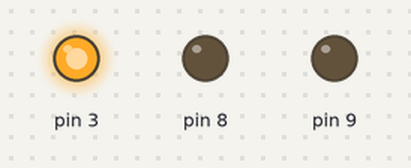
A sketch run on a simulated Arduino Uno, built with avr-gcc and run on an emulated ATmega328P. On the bench: output pins drawn as LEDs (lit = HIGH). What the sketch prints to the serial monitor is not drawn.

Above: at 0.1 s.
Timing chart, 0 to 1.6 s (numbered marks = the images above):
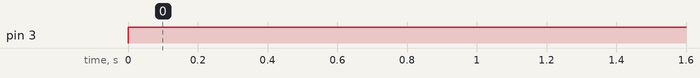

The sketch:

TLD7002_16SWexample80_gateway_new.ino
```cpp
// (licence header left out)
/*******************************************************************************
 * Include header files
 ******************************************************************************/
#include "TLD7002_FuncLayer.h"
#include "TLD7002_16SWexample80_gateway_new.h"

/*******************************************************************************
**                      Global Variable Definitions                           **
*******************************************************************************/

/* HSLI network instance, needed by the device drivers to know to which physical bus are the HSLI messages are for.*/
TLD7002_NetworkInstance_t gHSLInetwork =
{
  0,                      /* reset master rolling counter */
  { 0 },                  /* reset the slave rolling counters */
  sendMCLDMessage,        /* microcontroller specific writing UART over CAN function */
  readReceivedMCLDAnswer, /* microcontroller specific reading UART over CAN function */
  emptyingReceiveBuffer,  /* microcontroller specific emptying the UART receive buffer function */
  generateStartSyncBreak, /* microcontroller specific function to start sync break generation */
  generateStopSyncBreak,  /* microcontroller specific function to stop sync break generation */
};

extern char gBuffPrint[]; /* buffer for Debug prints */

/* HSLI Buffer needed by the TLD7002-16 device driver to transmit UART HSLI frames, or by the application to retrieve HSLI data */
extern uint8 gBuffTxRx [sizeof (TLD7002_READ_OST_FRAME_t)+5];

static TLD7002_FunctionsDiag_t functionsDiag = { 0u };    /* variables used to collect and analyze (masking) the light function diagnostics */
static TLD7002_FunctionsDc_t functionsDC = { 0u };        /* variables used to prepare the duty cycle of the light Functions before sending to the devices */
static TLD7002_SensorValues_t sensorsValues = { 0u };     /* storing sensors values */
static uint16_t state = 0;                                /* state for the light scenario changing */
static bool initSucces = FALSE;
static uint16_t err=0;
static uint16_t wipeIndex = 0;

/*******************************************************************************
//            light system / light function definitions
*******************************************************************************/
/* lightSystem instance : light system groups all the light functions associated to the same HSLI bus */
lightSystem_s gSys = {
  .mcldNet        = &gHSLInetwork,                 /* Pointer to the HSLI network structure instance */
  .addressList    = {DEVICE_ADDR_4, DEVICE_ADDR_5},/* List of addresses of the devices connected to the HSLI network */
  .addressCount   = NUM_OF_DEVICES                 /* NOTE: NUM_OF_DEVICES define in TLD7002_FuncLayer.h has to be changed in case of system with different number of devices */
};

/* lightFunctions, are a grouping of different pixels on the same HSLI network.
 * define here each pixel of the light function. PIX = (device address, channel) */

/* Low Beam light function PWM and diagnostic are in the same output*/
lightFunc_s gLBfunc = {
   .system         = &gSys,              /* pointer to the lightSystem where the light function belongs */
   .numOfPixels    = LB_PX_COUNT,        /* number of pixel on this funciton */
   .pixelList      = {{DEVICE_ADDR_4 , 7}}/* PIX0 : device address, channel. this pixel is used to control LB gateway with TLD5191, for both PWM and diagnosis*/
};

/* High Beam light function PWM and diagnostic are in 2 different pixels*/
#define HB_DIAG_PIX 1 /* NB pixel start counting from PIX0 , the PIX 1 is the second in the array */
lightFunc_s gHBfunc = {
   .system         = &gSys,                 /* pointer to the lightSystem where the light function belongs */
   .numOfPixels    = HB_PX_COUNT,           /* number of pixel on this funciton */
   .pixelList      = {{DEVICE_ADDR_4 , 9},  /* PIX0 HIgh Beam enable, keep to 100% , duty is same of LB*/
                      {DEVICE_ADDR_4 , 10}} /* PIX1 HIgh Beam enable, keep to 100% , duty is same of LB*/
};

/* DRL lightFunction  define here each pixel of the light function (device address, channel) */
lightFunc_s gDRLfunc = {
  .system         = &gSys,                  /* pointer to the lightSystem where the light function belongs */
  .numOfPixels    = DRL_PX_COUNT,
  .pixelList      = { {DEVICE_ADDR_4 , 12}} /* PIX0 : (device address, channel). this pixel is used to control DRL gateway with TLD6098 on the TLD7002-16GWAY_DEMO_P02S02, for both PWM and diagnosis */
};

/* TURN lightFunction  define here each pixel of the light function (device address, channel) */
lightFunc_s gTurnFunc = {
  .system         = &gSys,                /* pointer to the lightSystem where the light function belongs */
  .numOfPixels    = TURN_PX_COUNT,
  .pixelList      = { {DEVICE_ADDR_5 , 0},/* PIX0 : device address, channel) */
                      {DEVICE_ADDR_5 , 1},/* PIX1 : device address, channel) */
                      {DEVICE_ADDR_5 , 2},/* PIX2 : device address, channel) */
                      {DEVICE_ADDR_5 , 3},
                      {DEVICE_ADDR_5 , 4},
                      {DEVICE_ADDR_5 , 5},
                      {DEVICE_ADDR_5 , 6},
                      {DEVICE_ADDR_5 , 7},
                      {DEVICE_ADDR_5 , 8},
                      {DEVICE_ADDR_5 , 9},
                      {DEVICE_ADDR_5 , 10},
                      {DEVICE_ADDR_5 , 11},
                      {DEVICE_ADDR_5 , 12},
                      {DEVICE_ADDR_5 , 13},
                      {DEVICE_ADDR_5 , 14},
                      {DEVICE_ADDR_5 , 15}}
};

/* BASIC+ lightFunction  define here each pixel of the light function (device address, channel) */
#define BASIC_DIAG_PIX 3 /* NB pixel start counting from PIX0 , the PIX3 is the fourth */
lightFunc_s gBASIC2func = {
  .system         = &gSys,                  /* pointer to the lightSystem where the light function belongs */
  .numOfPixels    = BASIC2_PX_COUNT,
  .pixelList      = { {DEVICE_ADDR_4 , 1}, /* PIX0 : device address, channel :only PWM is present, no Diagnostic*/
                      {DEVICE_ADDR_4 , 2}, /* PIX1 : device address, channel :only PWM is present, no Diagnostic*/
                      {DEVICE_ADDR_4 , 3}, /* PIX2 : device address, channel :only PWM is present, no Diagnostic*/
                      {DEVICE_ADDR_4 , 4}} /* PIX3:  here is connected the diagnostic ERRN , producing an OL in case a fault is happening on the Basic + */
};


/* BASIC+ lightFunction  define here each pixel of the light function (device address, channel) */
lightFunc_s gBASIC1func = {
  .system         = &gSys,                  /* pointer to the lightSystem where the light function belongs */
  .numOfPixels    = BASIC1_PX_COUNT,
  .pixelList      = { {DEVICE_ADDR_4 , 0}}/* PIX0 : device address, channel */
};


/* VinSwitch Function, that is used to enable the power supply ot external LED drivers on the gateway app.
   define here each pixel of the light function (device address, channel) */
#define O11A_SW_VIN 11
lightFunc_s gVINswitchFunc = {
  .system         = &gSys,                // pointer to the lightSystem where the light function belongs
  .numOfPixels    = VIN_SW_PX_COUNT,
  .pixelList      = { {DEVICE_ADDR_4 , O11A_SW_VIN}/* PIX0 : device address, channel */
                     }
};
#define O5A_SET1_H 5
#define O6A_SET2_H 6
/* H Bridge DCDC set current Function, on TLD7002-16GWAY_DEMO_S02_P02 if out5 & out6 are set to 0% the output current is 1A
   define here each pixel of the light function (device address, channel) */
lightFunc_s gHsetFunc = {
  .system         = &gSys,                        // pointer to the lightSystem where the light function belongs
  .numOfPixels    = VIN_SW_PX_COUNT,
  .pixelList      = { {DEVICE_ADDR_4 , O5A_SET1_H},/* PIX0 :Out5@100%=>0,375mA if Pix2 is 0% */
                      {DEVICE_ADDR_4 , O6A_SET2_H} /* PIX1 :Out6@100%=>0,72A if pix1 is 0%  */
                      }
};
/* Boost TLD6098 DCDC set current Function, on TLD7002-16GWAY_DEMO_S02_P02 if out14 & out15 are set to 0% the output current is 1A
   define here each pixel of the light function (device address, channel) */
#define O14A_DRL_SET 14
#define O15A_DRL_SET 15
lightFunc_s gBsetFunc = {
  .system         = &gSys,                        // pointer to the lightSystem where the light function belongs
  .numOfPixels    = VIN_SW_PX_COUNT,
  .pixelList      = { {DEVICE_ADDR_4 , O14A_DRL_SET},/* PIX0 : Out14@100%=>0,26A if pix2 is 0%  */
                      {DEVICE_ADDR_4 , O15A_DRL_SET} /* PIX1 : Out15@100%=>0,66A if pix1 is 0% */
                      }
};

/*******************************************************************************
**                      Function Prototypes                                 **
*******************************************************************************/
void printDiag(const char* diagText,uint16 diag );
boolean trueEvery1s();
boolean trueEvery10ms();
boolean trueEvery50ms();

/*******************************************************************************
**                      Global Function Definitions                           **
*******************************************************************************/

/**
 * @brief Arduino setup function, called only once at startup, typically hardware modules init are performed here
 */
void setup(void)
 {
   Serial.begin(9600);
   while (!Serial && (millis() < 5000)); // wait up to 5 seconds to have the debug serial ready (important for Arduino R4)

   /* pin definition is in "TLD7002_HAL.h" file, the Hardware abstraction layer for the TLD7002-16 device drivers */
   /* set Arduino pins directions */
   pinMode(PIN_GPIN0A,   OUTPUT);
   pinMode(PIN_GPIN0B,   OUTPUT);
}

/**
 * @brief Arduino main loop function called repeatedly
 */
void loop(void)
{

  /************   initializations: drivers and devices     ****************/
  /* initialize TLD7002-16 Device Drivers (but not the TLD7002-16 device itself) */
  TLD7002_initDrivers(&gHSLInetwork);
  printHAL("-Gateway Examples V1.47-\r\n");

  /* Initialize the lightSystem structs and the TLD7002-16 devices in the light system */
  initSucces = TLD7002_initLightSystem(&gSys);
  if (initSucces == true)
    printf("init OK\n");
  else
    printHAL("** init ERR\n");

  /* Gateway Hardware configuration: enable VIN switch mosfet to power "external LED drivers" and prepare SET analog dimming on DCDC*/
  TLD7002_setLocalDutyLightFunc(&gVINswitchFunc, DUTY_FULL_ON);/* enable VIN switch moseft */
  TLD7002_setLocalDutyPixel(&gHsetFunc, 0, DUTY_FULL_ON);      /* low HBridge current, see TLD7002-16GWAY schematic*/
  TLD7002_setLocalDutyPixel(&gBsetFunc, 0, DUTY_FULL_ON);      /* low TLD6098 boost DCDC current, see TLD7002-16GWAY schematic*/
  TLD7002_txDutyLightSystem(&gSys, gBuffTxRx); /* Transmit the duty cycles to all the TLD7002-16 channels in the lightSystem  */

  /* loop */
  while (1)
  {
    /********** periodic light system update , every 10ms  ****************/
    if (trueEvery10ms() == TRUE)
    {
      /* HSLI bus interactions: send duty cycles and retrieve diagnostic on the HSLI bus to all devices in the system  */
      TLD7002_txDutyLightSystem(&gSys, gBuffTxRx); /* Transmit the duty cycles to all the TLD7002-16 channels in the lightSystem  */
      delay_uS(INTERFR_DLY_MIN_ARDUINO );                    /* wait for interframe delay before HSLI command */
      TLD7002_rxDiagLightSystem(&gSys, gBuffTxRx); /* Receive all the lightSystem channels diagnostic and fill local lightSystem matrix with the RX values  */

      /* Local variables interactions: analyze and print LightFuncs cumulative (all pixels of that funciton) diagnosis flags  */
      functionsDiag.LBdiag    = TLD7002_getLocalDiagLightFunc(&gLBfunc);  /* retrieve diag from local matrix, filled earlier by TLD7002_rxDiagLightSys */
      functionsDiag.turnDiag  = TLD7002_getLocalDiagLightFunc(&gTurnFunc);
      functionsDiag.DRLdiag   = TLD7002_getLocalDiagLightFunc(&gDRLfunc);
      functionsDiag.BASIC1diag = TLD7002_getLocalDiagLightFunc(&gBASIC1func);
      functionsDiag.BASIC2diag = TLD7002_getLocalDiagPixel(&gBASIC2func, BASIC_DIAG_PIX); /* diagnostic on Basic + it is only on pixel 4, the other piels are only used to provide PWM */
      if  ( functionsDC.HBduty != 0 ) // only if HB is ON
        functionsDiag.HBdiag = TLD7002_getLocalDiagPixel(&gHBfunc, HB_DIAG_PIX);    /* diagnostic on HB on one pix, the other pixel is used to provide PWM */
    } /* if every 10 msec */

    /********** On application demand (in example every 1 second): change light scenario in the local array, and read ADCs *************/
    if (trueEvery1s() == TRUE)
    {
      /*  update stop and tail duty cycle temp variables */
      switch(state){
        case 0:
            functionsDC.LBduty = 0;
            functionsDC.HBduty = 0;
            functionsDC.DRLduty = 0;
            functionsDC.BASIC1duty = 0;
            functionsDC.BASIC2duty = DUTY_TAIL;
            state = 1;
            break;
        case 1:
            functionsDC.LBduty = DUTY_LB;
            functionsDC.HBduty = 0;
            functionsDC.DRLduty = DUTY_DRL_POS/10;
            functionsDC.BASIC1duty = DUTY_TAIL;
            functionsDC.BASIC2duty = 0;
            state = 2;
            break;
        case 2:
            functionsDC.LBduty = DUTY_LB;
            functionsDC.HBduty = DUTY_FULL_ON;
            functionsDC.DRLduty = DUTY_DRL_POS/10;;
            functionsDC.BASIC1duty = DUTY_TAIL;
            functionsDC.BASIC2duty = DUTY_STOP;
            state = 3;
            break;

        case 3:
            functionsDC.LBduty = 0;
            functionsDC.HBduty = 0;
            functionsDC.DRLduty = DUTY_DRL_POS;
            functionsDC.BASIC1duty = DUTY_TAIL;
            functionsDC.BASIC2duty = DUTY_STOP;
            state = 0;
            break;
      }

      /* update local duty cycles: work on light system duty cyle LOCAL matrix, before sending all toghether to the TLD7002 devices */
      TLD7002_setLocalDutyLightFunc(&gLBfunc, functionsDC.LBduty);
      TLD7002_setLocalDutyLightFunc(&gHBfunc, functionsDC.HBduty);
      TLD7002_setLocalDutyLightFunc(&gDRLfunc, functionsDC.DRLduty);
      TLD7002_setLocalDutyLightFunc(&gBASIC1func, functionsDC.BASIC1duty);
      TLD7002_setLocalDutyLightFunc(&gBASIC2func, functionsDC.BASIC2duty);
      /* turn duty cycle is updated on an the 50ms task that performs wiping */

      /* diagnostic prints & clear TLD7002-16 warning flags */
      printDiag("LBdiag=",functionsDiag.LBdiag & DIAG_CARE_MASK_GWAY );/* filter lightFunc diag. with DIAG_CARE_MASK and print only when errors are present */
      printDiag("turnDiag=", functionsDiag.turnDiag & DIAG_CARE_MASK_DIRECT);
      printDiag("DRLdiag=",functionsDiag.DRLdiag & DIAG_CARE_MASK_GWAY);
      printDiag("BASIC1diag=",functionsDiag.BASIC1diag & DIAG_CARE_MASK_GWAY);
      printDiag("BASIC2diag=",functionsDiag.BASIC2diag & DIAG_CARE_MASK_GWAY);
      printDiag("HB=",functionsDiag.HBdiag & DIAG_CARE_MASK_HB);
      TLD7002_txClrDiagLightSystem(&gSys, gBuffTxRx);    /* send HWCLR to the TLD7002-16 in the LightSystem to clear them*/

      /* OPTIONAL ADC readings: retrieve them from the TLD7002-16 and print them */
      err = TLD7002_readVLED( &sensorsValues.VLEDmV , &gHSLInetwork, DEVICE_ADDR_5);/* read VLED voltage */
      delay_uS(INTERFR_DLY_MIN_ARDUINO );
      err |= TLD7002_readDTS( &sensorsValues.DTStemp , &gHSLInetwork, DEVICE_ADDR_5);/* read Die Temp Sensor  */
      delay_uS(INTERFR_DLY_MIN_ARDUINO );
      if (err == NO_ERR){
        sprintf(gBuffPrint, "VLED pin= %dmV, DTS= %d°C\r\n", sensorsValues.VLEDmV, sensorsValues.DTStemp );
        printHAL(gBuffPrint);
      }else{
        sprintf(gBuffPrint, "read ERR=0x%X\r\n", err);
        printHAL(gBuffPrint);
      }
    } /* if every 1sec */

    /********** wiping indicator , wipe local duty cycles on Turn ligh function ********/
    if (trueEvery50ms() == TRUE)
    {
      if (wipeIndex < TURN_PX_COUNT)
      {
        TLD7002_setLocalDutyPixel(&gTurnFunc, wipeIndex++, DUTY_TURN);
      }else{
         wipeIndex=0;
         TLD7002_setLocalDutyLightFunc(&gTurnFunc, 0);
      }
    } /* if every 100ms */
  }/* while(1)  */
}

/* functions that return true only once every 1 seconds */
boolean trueEvery1s()
{
  static uint32 lastUpdate = 0;

  if (millis() - lastUpdate >= 1000)
  {
    lastUpdate = millis();
    return true;
  }
  else
      return false;
}

/* functions that return true only once every 10 milli seconds */
boolean trueEvery10ms()
{
  static uint32 lastUpdate = 0;

  if (millis() - lastUpdate >= 10)
  {
    lastUpdate = millis();
    return true;
  }
  else
      return false;
}

/* functions that return true only once every 10 milli seconds */
boolean trueEvery50ms()
{
  static uint32 lastUpdate = 0;

  if (millis() - lastUpdate >= 50)
  {
    lastUpdate = millis();
    return true;
  }
  else
      return false;
}

/* functions that prints diagnostic if it is different from NO_ERR  */
void printDiag(const char* diagText,uint16 diag )
{
  if (diag != NO_ERR){
      printHAL(diagText);
      TLD7002_printDiag(diag);
  }
}

/* [] END OF FILE */
```

Source omitted: TLD7002.h (76608 bytes), 16SWexample80_gateway_new.h (3838 bytes), TLD7002_ControlLayer.cpp (179538 bytes), TLD7002_ControlLayer.h (17278 bytes), TLD7002_Definitions.h (137544 bytes), TLD7002_FuncLayer.cpp (87304 bytes), TLD7002_FuncLayer.h (13860 bytes), TLD7002_ServiceLayer.cpp (110447 bytes), TLD7002_ServiceLayer.h (7021 bytes), types.h (1967 bytes), TLD7002_HAL.cpp (6686 bytes), TLD7002_HAL.h (2461 bytes)

Measured:
- by itself, pin 3: LOW → HIGH at 0.00 s
